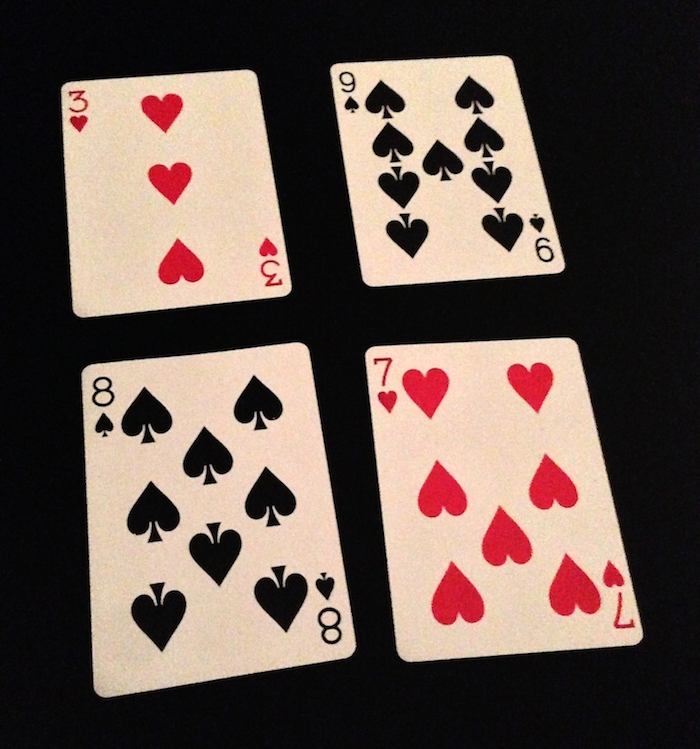
#> input picture resources/cards.png, 700 x 749 px, given in place of the camera
$ python contoursDetection.py
#> lines starting #> are read from the running program, lines starting #| are printed output that depends on the picture; after the words box and inside, x2 and y2 are one past the last pixel; in counts of white or black regions, pixels touching at a corner belong together
### Learning/utils.py
import cv2
import numpy as np

def stackImages(scale, imgArray):
    """
    Scales and stacks images in a grid.

    :param scale: float scaling factor for all images
    :param imgArray: 1D list of images or 2D list (list of lists) in sorter words: 2D array of images
    :return: single image composed of the input images stacked accordingly
    """
    # Check if imgArray is 2D (grid) or 1D (single row)
    rows_available = isinstance(imgArray[0], list)
    # Number of rows and columns
    rows = len(imgArray)
    cols = len(imgArray[0]) if rows_available else len(imgArray)

    # Get dimensions of first image
    first_img = imgArray[0][0] if rows_available else imgArray[0]
    height, width = first_img.shape[:2]

    # Prepare each image: resize and convert grayscale to BGR
    def prepare(img):
        # Resize to match first image, then scale
        if img.shape[:2] != (height, width):
            img = cv2.resize(img, (width, height), interpolation=cv2.INTER_AREA)

        # With (0,0) you’re essentially saying, “I don’t want to give you a hard target size—just use my fx/fy factors to compute it.
        img = cv2.resize(img, (0, 0), fx=scale, fy=scale, interpolation=cv2.INTER_AREA)
        if len(img.shape) == 2:  # grayscale to BGR
            img = cv2.cvtColor(img, cv2.COLOR_GRAY2BGR)
        return img

    # Stack
    if rows_available:
        # Process grid
        grid = []
        for row in imgArray:
            grid.append([prepare(img) for img in row])
        # Horizontal stacks for each row
        hor_stacks = [np.hstack(row) for row in grid]
        # Vertical stack of rows
        imgStack = np.vstack(hor_stacks)
    else:
        # Single row
        processed = [prepare(img) for img in imgArray]
        imgStack = np.hstack(processed)

    return imgStack

### Learning/contoursDetection.py
import cv2
import numpy as np
import sys
import utils

frame_width = 5000
frame_height = 1080
# Open the video file or 0 for webcam
cap = cv2.VideoCapture(0)
cap.set(3, frame_width)
cap.set(4, frame_height)

cv2.namedWindow("Parameters")
cv2.resizeWindow("Parameters", 640, 240)
# We create trackbars to adjust the parameters for Canny edge detection
cv2.createTrackbar("Threshold1", "Parameters", 150, 255, lambda x: None)
cv2.createTrackbar("Threshold2", "Parameters", 255, 255, lambda x: None)
cv2.createTrackbar("Area", "Parameters", 5000, 30000, lambda x: None)
# Check if the video opened successfully
if not cap.isOpened():
    print("Error: Could not open video.")
    sys.exit(1)

def getContours(img, imgContour):

    contours, hierarchy = cv2.findContours(img, cv2.RETR_EXTERNAL, cv2.CHAIN_APPROX_SIMPLE)

    for cnt in contours:
        area = cv2.contourArea(cnt)
        areaMin = cv2.getTrackbarPos("Area", "Parameters")
        # if the area is less than 500, we will not consider it
        if area > areaMin:
            # 7 is the width of the boundary
            cv2.drawContours(imgContour, contours, -1, (255, 0, 255), 2)
            peri = cv2.arcLength(cnt, True)
            # we will approximate the contour to a polygon
            approx = cv2.approxPolyDP(cnt, 0.02 * peri, True)
            # we will draw the polygon on the image
            x,y,w,h = cv2.boundingRect(approx)
            cv2.rectangle(imgContour, (x, y), (x + w, y + h), (0, 255, 0), 2)
            cv2.putText(imgContour, "Points: " + str(len(approx)), (x, y - 20), cv2.FONT_HERSHEY_COMPLEX, 0.5, (0, 255, 0), 2)
            cv2.putText(imgContour, "Area: " + str(int(area)), (x, y - 20), cv2.FONT_HERSHEY_COMPLEX, 0.5, (0, 255, 0), 2)


while True:
    # Read a frame from the video
    success, frame = cap.read()
#> frame is the input picture: shape (749, 700, 3); mean B, G, R 79.2, 87, 103.7
    imgCountour = frame.copy()
    # helps to resize the frame to any resolution we want
    cv2.resize(frame, (frame_width, frame_height))
    imgBlur = cv2.GaussianBlur(frame, (7, 7), 0)
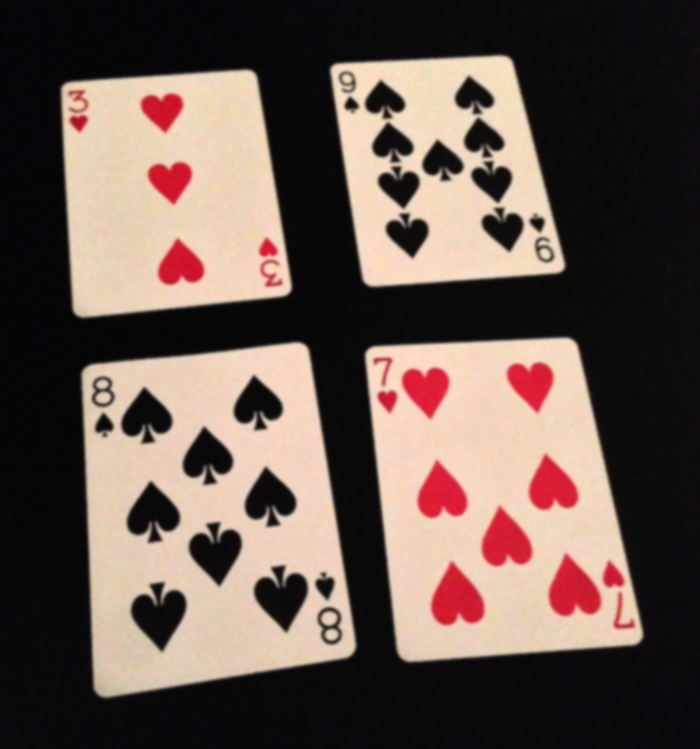
#> imgBlur: shape (749, 700, 3); mean B, G, R 79.2, 87, 103.7
    imgGray = cv2.cvtColor(imgBlur, cv2.COLOR_BGR2GRAY)
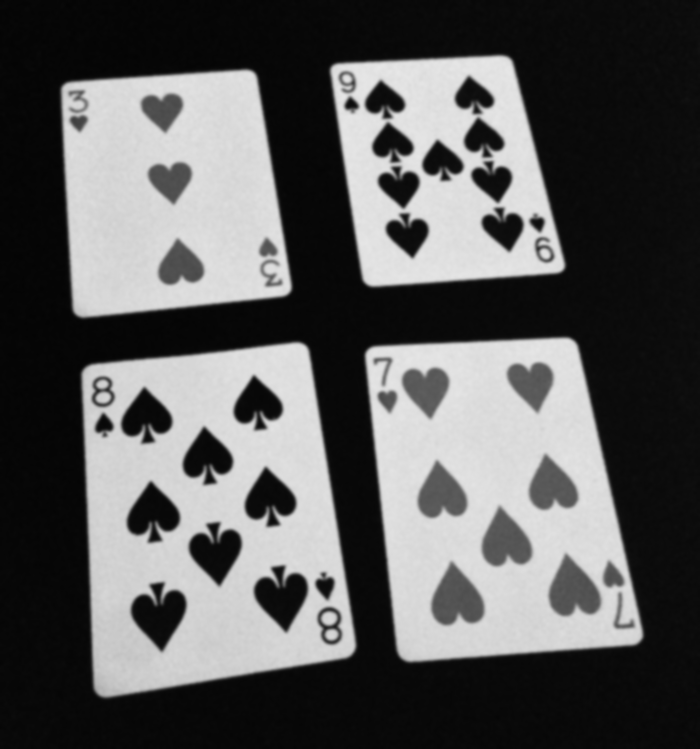
#> imgGray: shape (749, 700); min 4, max 231, mean 91.1

    threshold1 = cv2.getTrackbarPos("Threshold1", "Parameters")
    threshold2 = cv2.getTrackbarPos("Threshold2", "Parameters")

    imgCanny = cv2.Canny(imgGray, threshold1, threshold2)
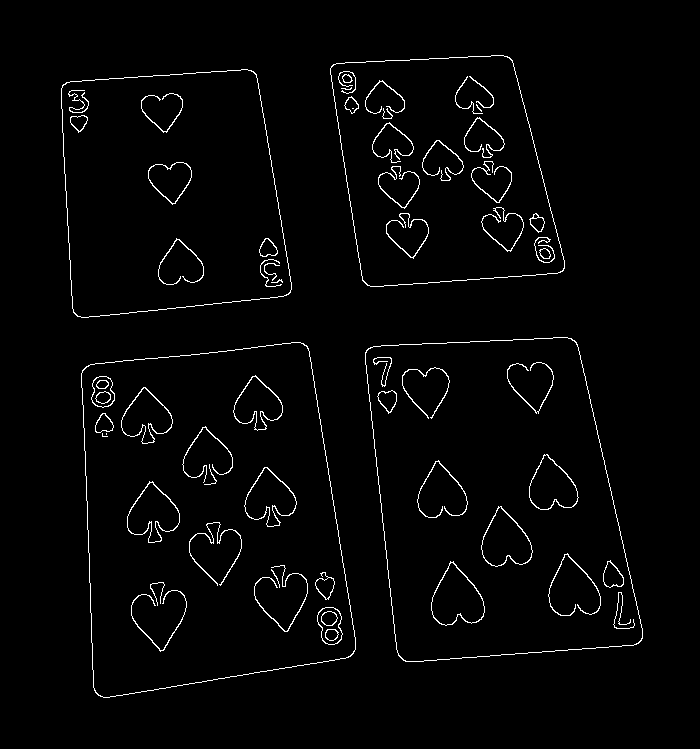
#> imgCanny: shape (749, 700); 2.2% white in thin lines or dots, all inside (x1, y1, x2, y2) = (61, 55, 643, 698)
    kernel = np.ones((5, 5), np.uint8)  # kernel is a matrix of ones
    imgDilate = cv2.dilate(imgCanny, kernel, iterations=1)
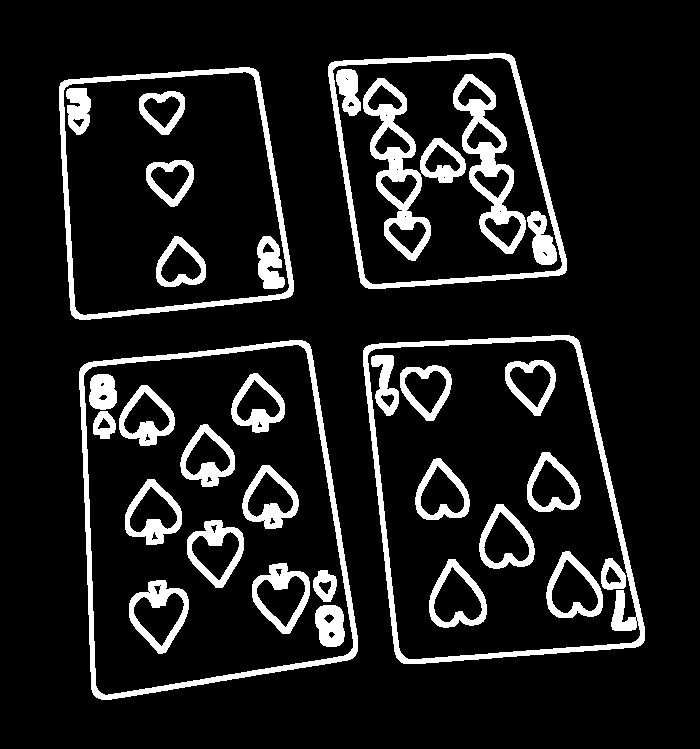
#> imgDilate: shape (749, 700); 11.3% white; 35 white regions
    getContours(imgDilate, imgCountour)
#> in getContours, `contours, hierarchy = cv2.findContours(img, cv2.RETR_EXTERNAL, cv2.CHA..`: contours = 4 contours; box (x1, y1, x2, y2) and area: (79, 340, 358, 700) 82804, (363, 335, 645, 664) 74611, (59, 67, 294, 320) 50420, (328, 53, 567, 289) 44890
#> in getContours, `area = cv2.contourArea(cnt)`: area = 82804
#> in getContours, `cv2.drawContours(imgContour, contours, -1, (255, 0, 255), 2)`:
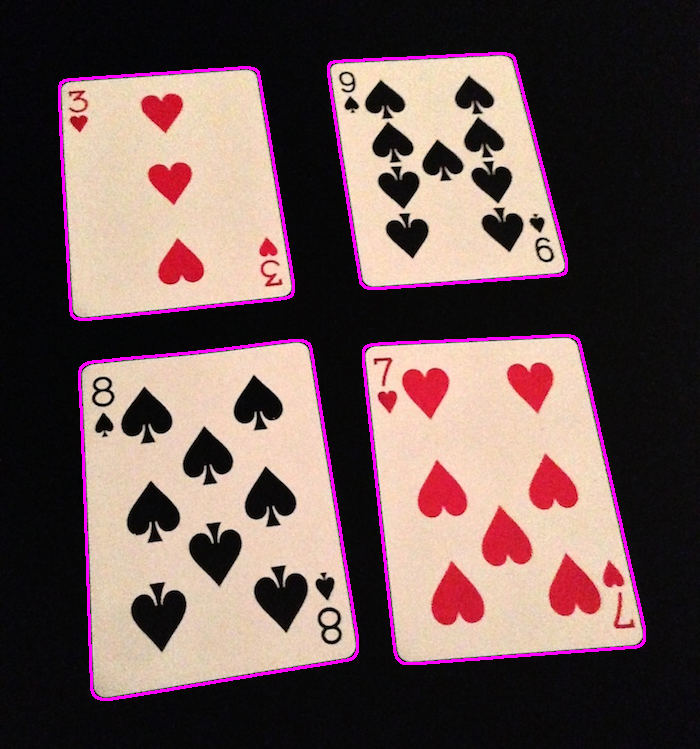
#> imgContour: shape (749, 700, 3); mean B, G, R 85.2, 86.8, 109.6
#> in getContours, `peri = cv2.arcLength(cnt, True)`: peri = 1188.5
#> in getContours, `approx = cv2.approxPolyDP(cnt, 0.02 * peri, True)`: approx = [[305, 341], [80, 368], [96, 697], [355, 655]]
#> in getContours, `x,y,w,h = cv2.boundingRect(approx)`: x = 80; y = 341; w = 276; h = 357
    imgStack = utils.stackImages(0.8, ([frame, imgGray, imgCanny], [imgDilate, imgCountour, imgCountour]))
#> the loop in stackImages, `for row in imgArray:` made 2 passes
#> pass 1, in prepare (call 3), `img = cv2.resize(img, (0, 0), fx=scale, fy=scale, interpolation=cv2.IN..`:
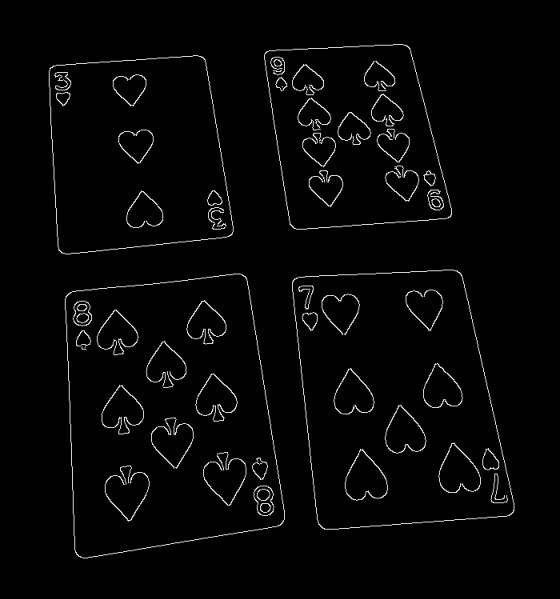
#> img: shape (599, 560); min 0, max 255, mean 5.6
#> after the loop in stackImages, `for row in imgArray:`: grid = 2 items
#> in stackImages, `imgStack = np.vstack(hor_stacks)`:
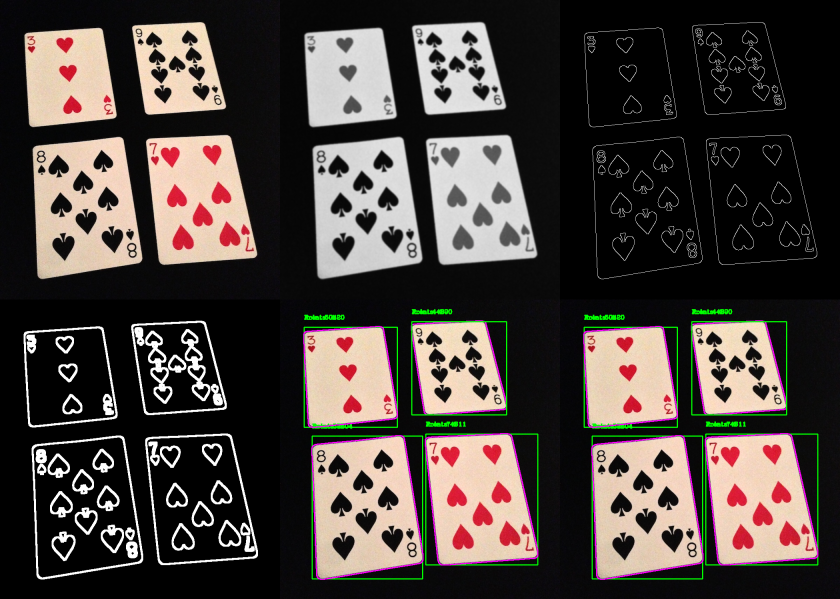
#> imgStack: shape (1198, 1680, 3) (shown at 1/2 size); mean of channels 0, 1, 2 62.4, 66.7, 74.6; drawn as B, G, R


    # If the frame was not grabbed, we have reached the end of the video
    if not success:
        break

    # Display the frame in a window
    cv2.imshow("Video", imgStack)

    # Wait for 1 ms and check if 'q' key is pressed to exit
    if cv2.waitKey(1) & 0xFF == ord('q'):
#> (key q is pressed here)
        break
